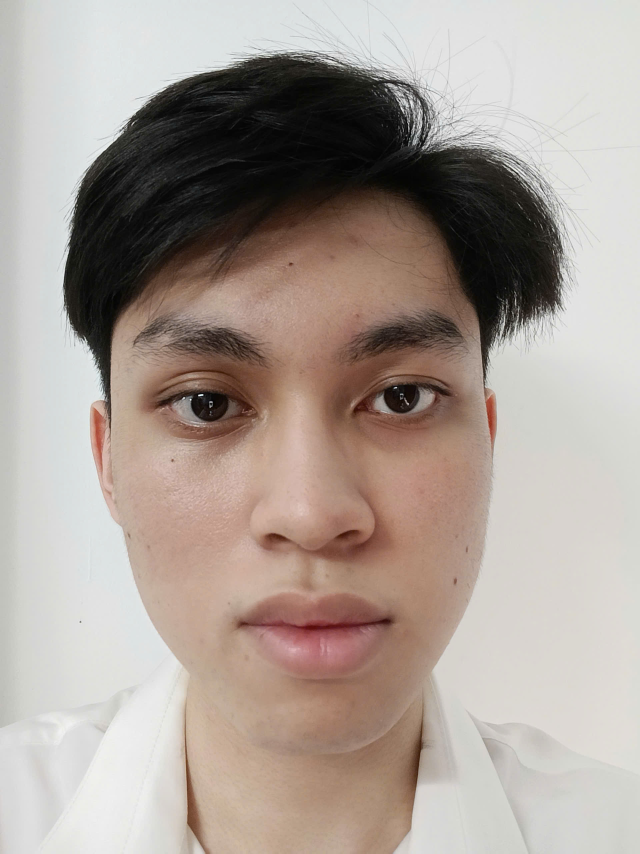
#> input picture Thang_1.jpg, 1920 x 2560 px (shown at 1/3 size)
$ python Convolution.py
#> lines starting #> are read from the running program, lines starting #| are printed output that depends on the picture
import cv2
import numpy as np
import matplotlib.pyplot as plt
from statsmodels.sandbox.panel.sandwich_covariance_generic import kernel

np.random.seed(42)

img =cv2.imread("Thang_1.jpg")
#> img is the input picture: shape (2560, 1920, 3); mean B, G, R 151.2, 158.8, 170.4
img = cv2.resize(img, (500, 500))
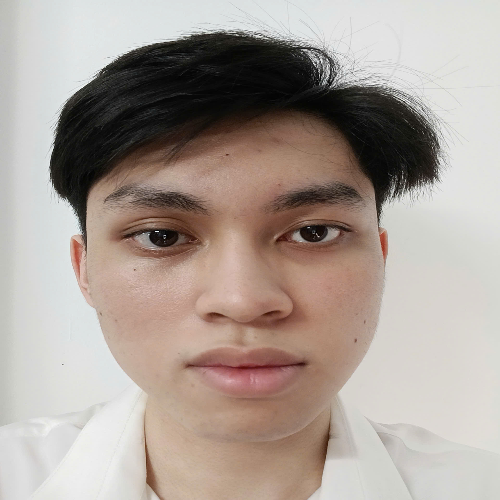
#> img: shape (500, 500, 3); mean B, G, R 151.1, 158.7, 170.3
img_gray = cv2.cvtColor(img, cv2.COLOR_BGR2GRAY)
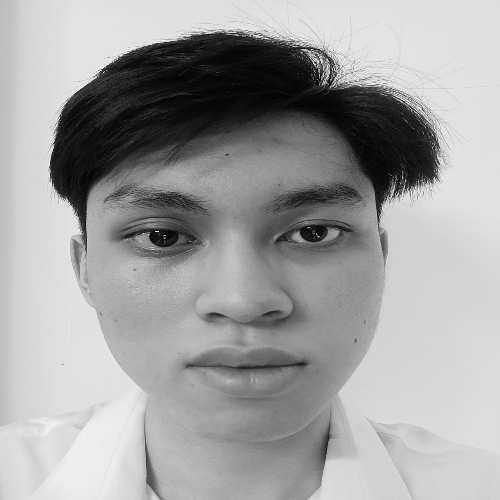
#> img_gray: shape (500, 500); min 1, max 250, mean 161.3

#print(img_gray.shape)

class Conv2d:
    def __init__(self, input, numOfKernel = 8,  kernelSize = 3, padding = 0, stride = 1):
        self.input = np.pad(input, ((padding, padding), (padding, padding)), "constant")
        self.stride = stride
        self.kernel = np.random.randn(numOfKernel, kernelSize, kernelSize)
        self.result = np.zeros( (int((self.input.shape[0] - self.kernel.shape[1]) / self.stride) + 1,
                                 int((self.input.shape[1] - self.kernel.shape[2]) / self.stride) + 1,
                                self.kernel.shape[0]))

    #Vùng quan tâm
    def getROI(self):
        for row in range(int((self.input.shape[0] - self.kernel.shape[1]) / self.stride) + 1):
            for col in range(int((self.input.shape[1] - self.kernel.shape[2]) / self.stride) + 1):
                #roi = self.input[row: row + self.kernel.shape[0], col : col + self.kernel.shape[1]]
                roi = self.input[row * self.stride : row * self.stride + self.kernel.shape[1],
                                 col * self.stride : col * self.stride + self.kernel.shape[2]]
                yield row, col, roi

    def operate(self):
        for layer in range(self.kernel.shape[0]):
            for row, col, roi in self.getROI():
                self.result[row, col, layer] = np.sum(roi * self.kernel[layer])
        return self.result

class Relu:
    def __init__(self, input):
        self.input = input
        self.result = np.zeros((self.input.shape[0], self.input.shape[1], self.input.shape[2]))

    def operate(self):
        for layer in range(self.input.shape[2]):
            for row in range(self.input.shape[0]):
                for col in range(self.input.shape[1]):
                    self.result[row, col, layer] = 0  if self.input[row, col, layer] < 0 else self.input[row, col, layer]

        return self.result

class LeakyRelu:
    def __init__(self, input):
        self.input = input
        self.result = np.zeros((self.input.shape[0], self.input.shape[1], self.input.shape[2]))

    def operate(self):
        for layer in range(self.input.shape[2]):
            for row in range(self.input.shape[0]):
                for col in range(self.input.shape[1]):
                    self.result[row, col, layer] = 0.1 * self.input[row, col, layer] if self.input[row, col, layer] < 0 else self.input[row, col, layer]

        return self.result


#> (the run stopped early here; a loop or call above may not have finished)
